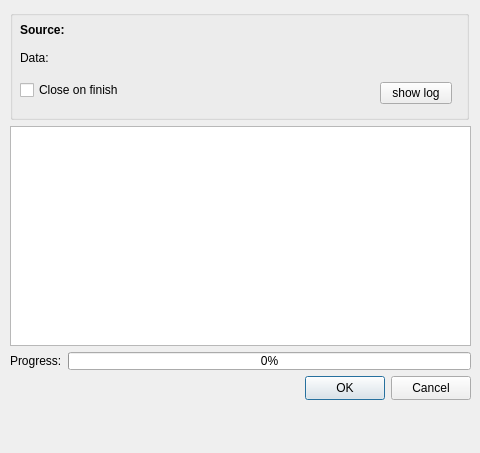
<?xml version="1.0" encoding="UTF-8"?>
<ui version="4.0">
 <class>DownloadDialog</class>
 <widget class="QDialog" name="DownloadDialog">
  <property name="geometry">
   <rect>
    <x>0</x>
    <y>0</y>
    <width>480</width>
    <height>453</height>
   </rect>
  </property>
  <property name="sizePolicy">
   <sizepolicy hsizetype="Fixed" vsizetype="Fixed">
    <horstretch>0</horstretch>
    <verstretch>0</verstretch>
   </sizepolicy>
  </property>
  <property name="minimumSize">
   <size>
    <width>480</width>
    <height>420</height>
   </size>
  </property>
  <property name="maximumSize">
   <size>
    <width>480</width>
    <height>4200</height>
   </size>
  </property>
  <property name="windowTitle">
   <string>Downloading ......</string>
  </property>
  <widget class="QWidget" name="layoutWidget">
   <property name="geometry">
    <rect>
     <x>10</x>
     <y>10</y>
     <width>461</width>
     <height>433</height>
    </rect>
   </property>
   <layout class="QVBoxLayout" name="verticalLayout">
    <item>
     <widget class="QGroupBox" name="groupBox">
      <property name="sizePolicy">
       <sizepolicy hsizetype="Fixed" vsizetype="Fixed">
        <horstretch>0</horstretch>
        <verstretch>0</verstretch>
       </sizepolicy>
      </property>
      <property name="minimumSize">
       <size>
        <width>459</width>
        <height>110</height>
       </size>
      </property>
      <property name="maximumSize">
       <size>
        <width>459</width>
        <height>110</height>
       </size>
      </property>
      <property name="title">
       <string/>
      </property>
      <widget class="QToolButton" name="showlogToolButton">
       <property name="geometry">
        <rect>
         <x>370</x>
         <y>72</y>
         <width>72</width>
         <height>22</height>
        </rect>
       </property>
       <property name="text">
        <string>show log</string>
       </property>
      </widget>
      <widget class="QLabel" name="sourceTitleLabel">
       <property name="geometry">
        <rect>
         <x>10</x>
         <y>12</y>
         <width>81</width>
         <height>16</height>
        </rect>
       </property>
       <property name="text">
        <string>&lt;b&gt;Source:&lt;/b&gt;</string>
       </property>
       <property name="textFormat">
        <enum>Qt::RichText</enum>
       </property>
      </widget>
      <widget class="QLabel" name="sourceLabel">
       <property name="geometry">
        <rect>
         <x>70</x>
         <y>12</y>
         <width>380</width>
         <height>16</height>
        </rect>
       </property>
       <property name="text">
        <string/>
       </property>
      </widget>
      <widget class="QLabel" name="dataTitleLabel">
       <property name="geometry">
        <rect>
         <x>10</x>
         <y>40</y>
         <width>61</width>
         <height>16</height>
        </rect>
       </property>
       <property name="text">
        <string>&lt;b&gt;Data:&lt;/b&gt;</string>
       </property>
      </widget>
      <widget class="QCheckBox" name="closeonfinishCheckBox">
       <property name="geometry">
        <rect>
         <x>10</x>
         <y>70</y>
         <width>151</width>
         <height>20</height>
        </rect>
       </property>
       <property name="text">
        <string>Close on finish</string>
       </property>
      </widget>
      <widget class="QLabel" name="dataLabel">
       <property name="geometry">
        <rect>
         <x>70</x>
         <y>40</y>
         <width>380</width>
         <height>16</height>
        </rect>
       </property>
       <property name="text">
        <string>&lt;html&gt;&lt;head/&gt;&lt;body&gt;&lt;p&gt;&lt;br/&gt;&lt;/p&gt;&lt;/body&gt;&lt;/html&gt;</string>
       </property>
      </widget>
     </widget>
    </item>
    <item>
     <widget class="QTextBrowser" name="logTextBrowser">
      <property name="minimumSize">
       <size>
        <width>0</width>
        <height>220</height>
       </size>
      </property>
      <property name="maximumSize">
       <size>
        <width>16777215</width>
        <height>220</height>
       </size>
      </property>
     </widget>
    </item>
    <item>
     <layout class="QHBoxLayout" name="horizontalLayout">
      <item>
       <widget class="QLabel" name="progressLabel">
        <property name="text">
         <string>Progress:</string>
        </property>
        <property name="textFormat">
         <enum>Qt::PlainText</enum>
        </property>
       </widget>
      </item>
      <item>
       <widget class="QProgressBar" name="progressBar">
        <property name="minimumSize">
         <size>
          <width>0</width>
          <height>18</height>
         </size>
        </property>
        <property name="maximumSize">
         <size>
          <width>16777215</width>
          <height>18</height>
         </size>
        </property>
        <property name="value">
         <number>0</number>
        </property>
        <property name="format">
         <string>%p%</string>
        </property>
       </widget>
      </item>
     </layout>
    </item>
    <item>
     <layout class="QHBoxLayout" name="horizontalLayout_2">
      <item>
       <spacer name="horizontalSpacer">
        <property name="orientation">
         <enum>Qt::Horizontal</enum>
        </property>
        <property name="sizeHint" stdset="0">
         <size>
          <width>40</width>
          <height>20</height>
         </size>
        </property>
       </spacer>
      </item>
      <item>
       <widget class="QPushButton" name="okPushButton">
        <property name="minimumSize">
         <size>
          <width>0</width>
          <height>24</height>
         </size>
        </property>
        <property name="maximumSize">
         <size>
          <width>16777215</width>
          <height>24</height>
         </size>
        </property>
        <property name="text">
         <string>OK</string>
        </property>
        <property name="default">
         <bool>true</bool>
        </property>
       </widget>
      </item>
      <item>
       <widget class="QPushButton" name="cancelPushButton">
        <property name="minimumSize">
         <size>
          <width>0</width>
          <height>24</height>
         </size>
        </property>
        <property name="maximumSize">
         <size>
          <width>16777215</width>
          <height>24</height>
         </size>
        </property>
        <property name="text">
         <string>Cancel</string>
        </property>
       </widget>
      </item>
     </layout>
    </item>
    <item>
     <spacer name="verticalSpacer">
      <property name="orientation">
       <enum>Qt::Vertical</enum>
      </property>
      <property name="sizeHint" stdset="0">
       <size>
        <width>20</width>
        <height>18</height>
       </size>
      </property>
     </spacer>
    </item>
   </layout>
  </widget>
 </widget>
 <resources/>
 <connections/>
</ui>
